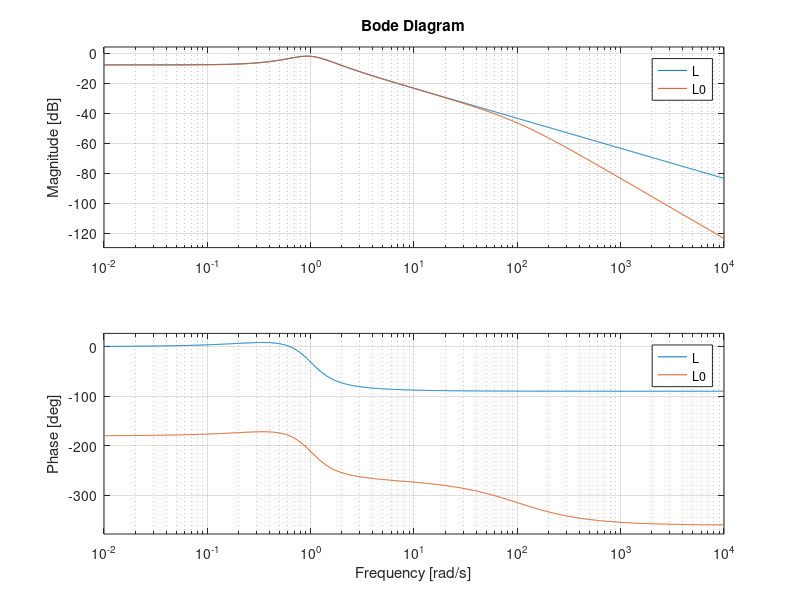

Reproduce this figure in MATLAB.
clearvars;
close all

s = 10000; % sigma

    P = tf([1 1],[1 1 1 ]);
    Ps = ss(P);
    
A = Ps.A;
B = Ps.B;
C = Ps.C;
D = Ps.D;

G = [1 0];
H = 0;
Q = G' *1* G;
R = 1;
x0 = [0 0 ]';

Kc = lqr(A,B,C'*C,R)
L = ss(A,B,Kc,0); %Sistema con Feedback di stato

inversa = [A B; C H]\[0 0 1]';
F = inversa(1:2);
N = inversa(end);

%% Output Feedback con SetPoint


Kf = lqe(A,B,C,s,1);

Ak = A-Kf*C-B*Kc;

K = ss(Ak,Kf,-Kc,0); %Sistema con output feedback
L0 = Ps*K;
L0 = minreal(L0);
bode(L,L0)
